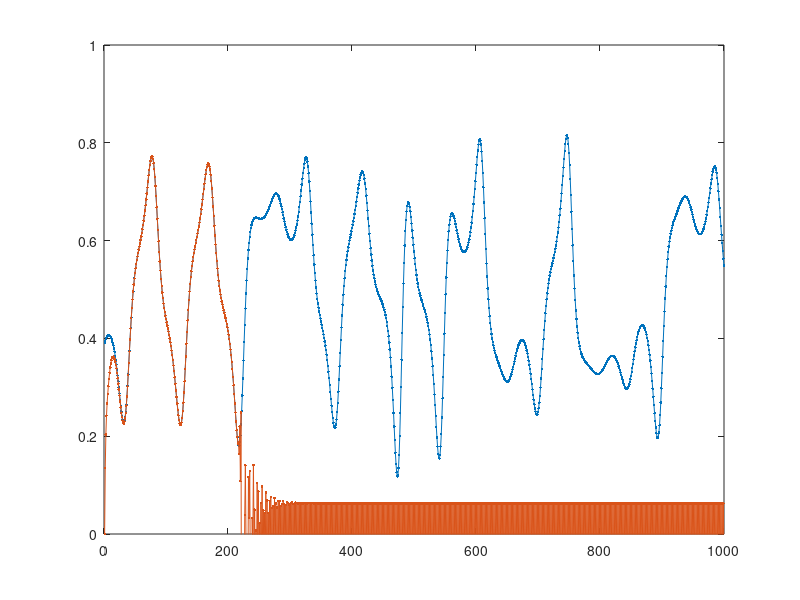
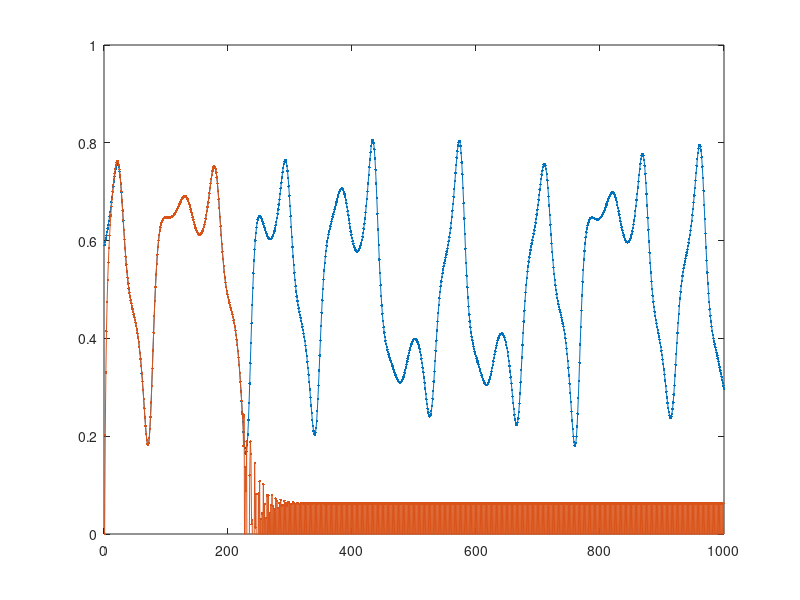
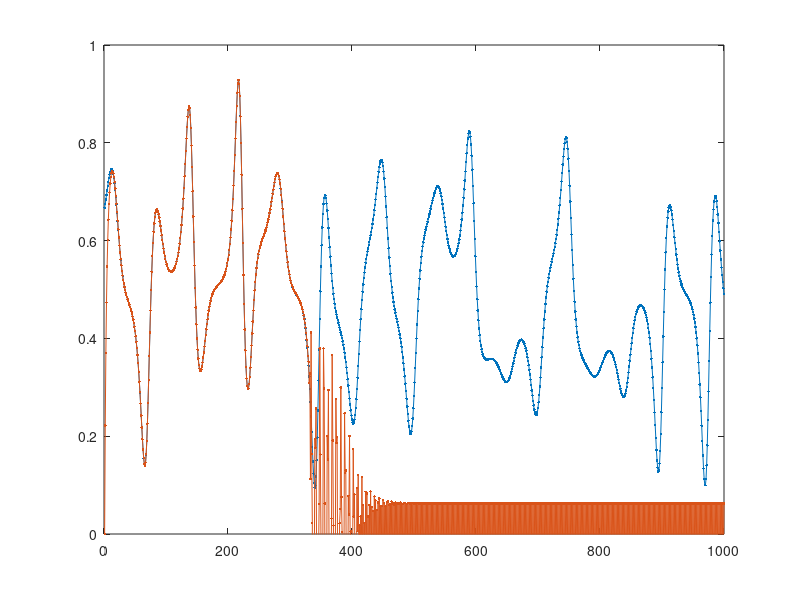
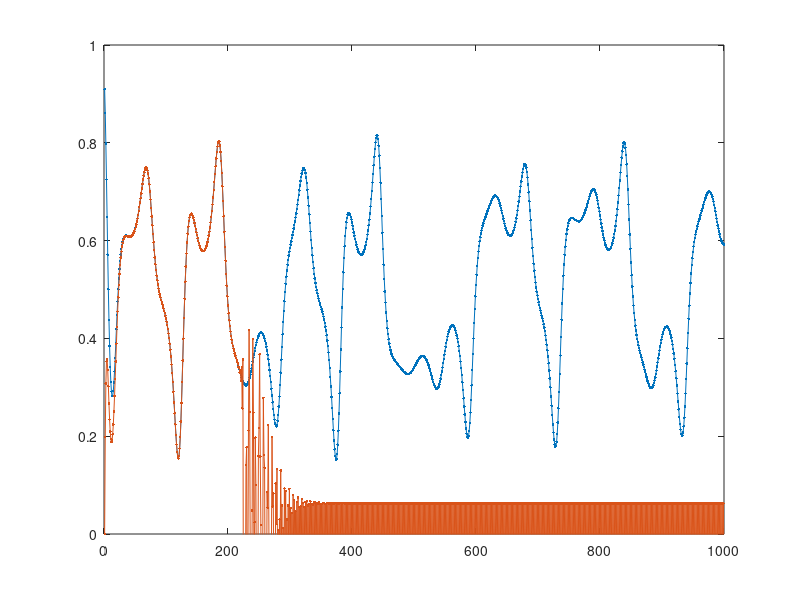

Recreate these plots in MATLAB, in order.

clc;clear;
load opt_data_chen_testnum_10.mat 
load min_rng_set_chen_testnum_10.mat 

test_length = 1000;

test_num=10;
%testdata = func_testdata_loz(test_num,test_length);
%load  testdata.mat testdata
% data_len=5000;
% data_num = 1;
%[train_data,testdata,data_num,data_len]= func_other_dataset();
%test_num = 10;
%%
result = getfield ( opt_trials,'Fval');
 param= getfield ( opt_trials,'X');
 [sort_result,result_num]=sort(result);
 sort_param=param(result_num,:);
 opt_result=sort_param(1,:);
 sort_rng=min_rng_set(result_num);
 opt_rng=sort_rng(1);
 rng(opt_rng);
%rng(5);
drive_num=200;
nonliner_num=1;
numCopies = 1;  % 需要复制的次数


%testnum=1;
%%
%eig_rho =opt_result(1);
eig_rho =1;
%W_in_a = opt_result(2);
W_in_a =2;
a=0.3;
%a = opt_result(3);
reg = opt_result(4);
%reg=0.01;
%density =opt_result(5);
density = 0.1;

resSize =500; % size of the reservoir nodes;  
initLen = 100;
TrainLen=sum(data_len)-1;
test_Len = test_length;
testLen=test_length;
inSize = 3; 
outSize = 3;
%%
reservoir_train_history = zeros(TrainLen,resSize);
reservoir_test_history = zeros(test_Len,resSize); 
%%
indata=train_data;
  %X = zeros(nonliner_num*resSize+1,TrainLen);
  X = zeros(resSize,TrainLen);
  Yt = indata(1:outSize,2:TrainLen+1);% run the reservoir with the data and collect X
%%
Win = (2.0*rand(resSize,inSize)-1.0)*W_in_a;
WW = zeros(resSize,resSize);
for i=1:resSize
    for j=i:resSize
            if (rand()<density)
             WW(i,j)=(2.0*rand()-1.0);
             WW(j,i)=WW(i,j);
            end
    end
end
rhoW = eigs(WW,1);
W = WW .* (eig_rho /rhoW); 
x = zeros(resSize,1);
for t = 1:TrainLen
    u = indata(:,t);
    x = (1-a)*x + a*tanh( Win*u + W*x );
    %X(:,t) = [1;x;x.^2;];
    X(:,t) = x;
    %reservoir_train_history(t,:)=x;
end

Data_len=[0,data_len];
for i=0:data_num-1
   trainLen=sum(Data_len(1:i+1));
   X(:,trainLen+1-i*initLen:trainLen+initLen-i*initLen)=[];
   Yt(:,trainLen+1-i*initLen:trainLen+initLen-i*initLen)=[];
end
rank=randperm( size(X,2) ); 
X=X(:, rank); 
Yt=Yt(:, rank); 
X_T = X';
%Wout = Yt*X_T / (X*X_T + reg*eye(nonliner_num*resSize+1));
Wout = Yt*X_T / (X*X_T + reg*eye(nonliner_num*resSize));
%%
RC_data=[];
rmse=0;
rmse_dynamic=0;    

Y1= zeros(outSize,testLen);
for i=0:test_num-1
     %rng(5);
    x1=zeros(resSize,1);
     %x1=rand(resSize,1);
     u(1,1)=testdata(3*(i+1)-2,1);
     u(2,1)=testdata(3*(i+1)-1,1);
     u(3,1)=testdata(3*(i+1),1);
   
for t = 1:test_Len-1 
    x1 = (1-a)*x1 + a*tanh( Win*u + W*x1 );
  
    %y = Wout*[1;x1;x1.^2;];
    y = Wout*x1;
    Y1(:,t+1) = y;
     if t<drive_num
    u(1,1)=testdata(3*(i+1)-2,1+t);
    u(2,1)=testdata(3*(i+1)-1,1+t);
    u(3,1)=testdata(3*(i+1),1+t);
    else
    u = y;   
     end  
    %reservoir_test_history(t,:)=x1;
end
rmse_dynamic=rmse_dynamic+mean(abs(Y1(3,drive_num+1:testLen)-testdata(3*i+3,drive_num+1:testLen)))+...
    mean(abs(Y1(2,drive_num+1:testLen)-testdata(3*i+2,drive_num+1:testLen)))+...
    mean(abs(Y1(1,drive_num+1:testLen)-testdata(3*i+1,drive_num+1:testLen)));
j=j+1;
t1=0.05:0.05:0.05*10;
t2=0.05*11:0.05:0.05*testLen;
t3=0.05:0.05:0.05*testLen;
% save loz_lamda_2.495_sigma_0.5_zeros.mat reservoir_test_history reservoir_train_history...
%     Win W a drive_num Wout TrainLen test_Len train_data
%%
figure
plot(testdata(3*i+1,1:test_Len),'.-');
hold on;
ylim([0 1]);
plot(Y1(1,1:test_Len),'.-');
end
rmse_dynamic=rmse_dynamic/test_num;
